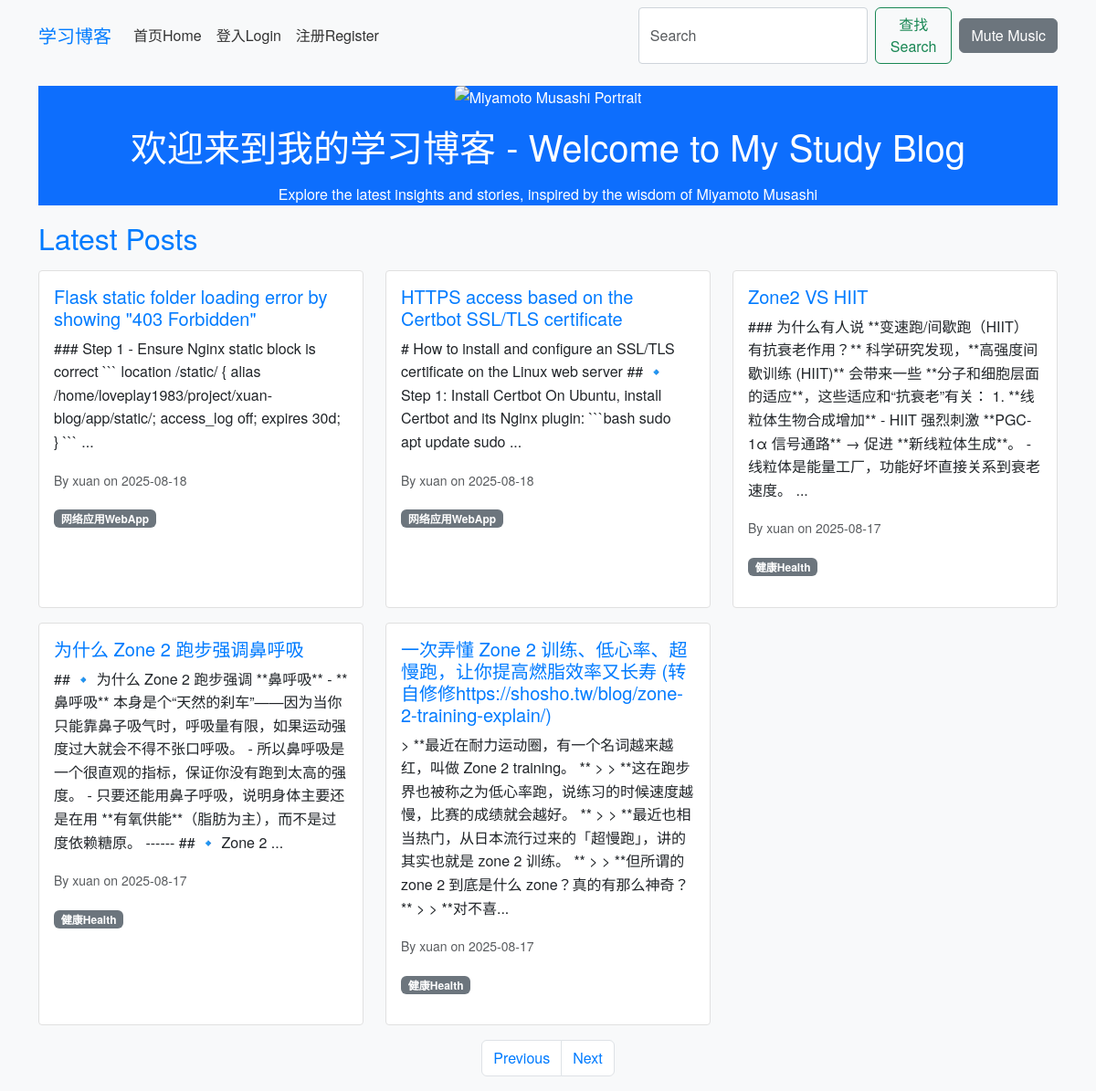
The page /index?page=2 on the database as committed earlier.
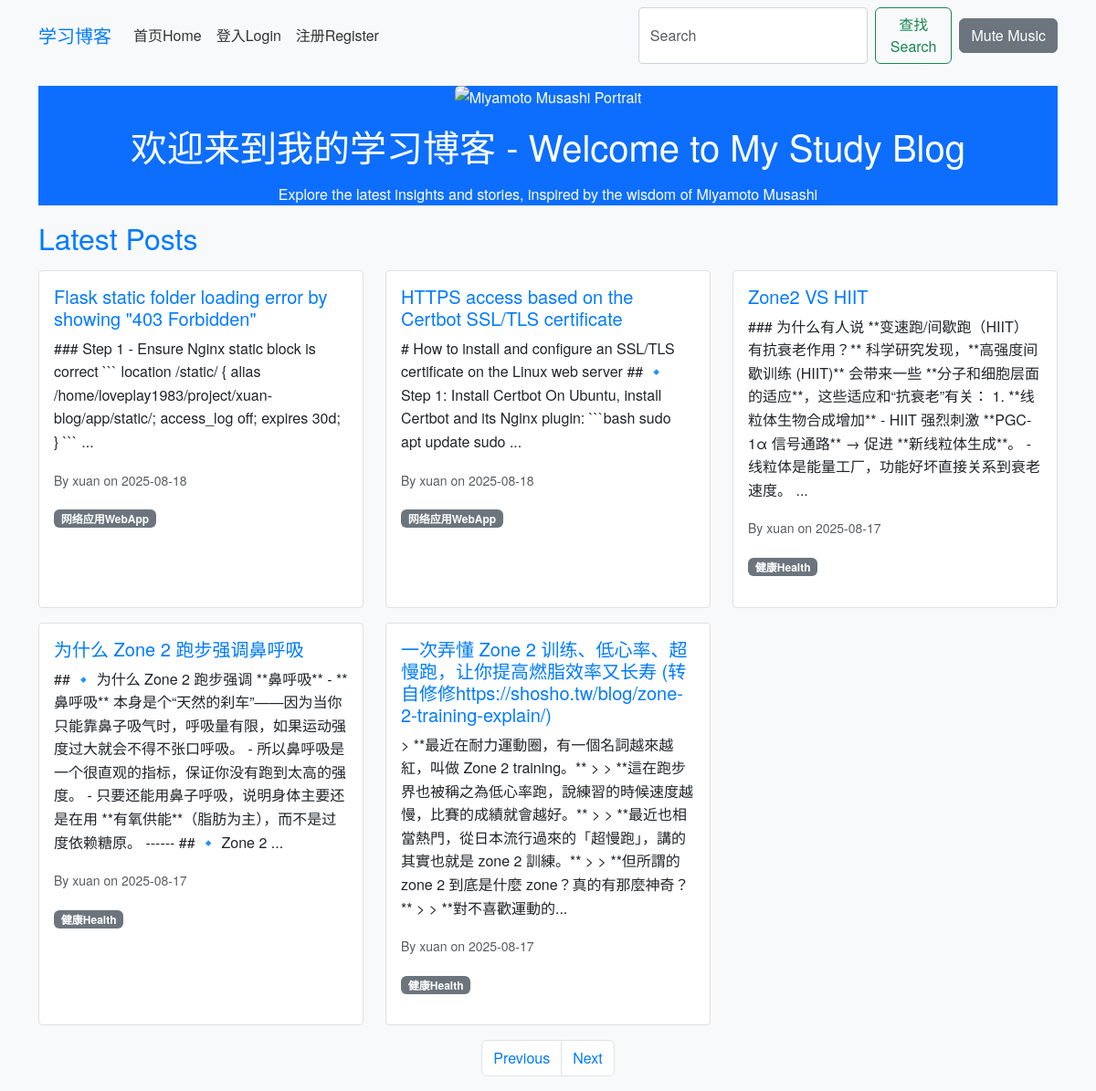
The same page on the database as committed later.
### app/models.py (models this page shows, shortened)
class Post(db.Model):
    id = db.Column(db.Integer, primary_key=True)
    title = db.Column(db.String(100), nullable=False)
    body = db.Column(db.Text, nullable=False)
    timestamp = db.Column(db.DateTime, index=True, default=datetime.utcnow)
    user_id = db.Column(db.Integer, db.ForeignKey('user.id'), nullable=False)
    category_id = db.Column(db.Integer, db.ForeignKey('category.id'))
    comments = db.relationship('Comment', backref='post', lazy='dynamic')

class User(db.Model, UserMixin):
    id = db.Column(db.Integer, primary_key=True)
    username = db.Column(db.String(64), index=True, unique=True)
    email = db.Column(db.String(120), index=True, unique=True)
    password_hash = db.Column(db.String(128))
    posts = db.relationship('Post', backref='author', lazy='dynamic')
    comments = db.relationship('Comment', backref='author', lazy='dynamic')
    about_me = db.Column(db.String(140))
    last_seen = db.Column(db.DateTime, default=datetime.utcnow)
    about_me = db.Column(db.Text)  # Changed from String(140) to Text for richer content
    avatar = db.Column(db.String(128))  # New field for avatar filename

class Category(db.Model):
    id = db.Column(db.Integer, primary_key=True)
    name = db.Column(db.String(50), unique=True)
    posts = db.relationship('Post', backref='category', lazy='dynamic')

### app/routes.py (the view)
@bp.route('/')
@bp.route('/index', methods=['GET'])
def index():
    page = request.args.get('page', 1, type=int)
    posts = Post.query.order_by(Post.timestamp.desc()).paginate(page=page, per_page=5, error_out=False)
    next_url = url_for('main.index', page=posts.next_num) if posts.has_next else None
    prev_url = url_for('main.index', page=posts.prev_num) if posts.has_prev else None
    return render_template('index.html', posts=posts.items, next_url=next_url, prev_url=prev_url)

### app/templates/index.html
{% extends 'base.html' %}
{% block content %}
<div class="jumbotron text-center bg-primary text-white" style="opacity: 1; background-color: #0d6efd !important;">
    <img src="{{ url_for('static', filename='images/miyamotto.png') }}" alt="Miyamoto Musashi Portrait" class="img-fluid rounded mb-3" style="max-height: 300px;">
    <h1 style="color: #fff !important; opacity: 1;">欢迎来到我的学习博客 - Welcome to My Study Blog</h1>
    <p style="color: #fff !important; opacity: 1;">Explore the latest insights and stories, inspired by the wisdom of Miyamoto Musashi</p>
</div>
<h2>Latest Posts</h2>
<div class="row">
    {% for post in posts %}
    <div class="col-md-4 mb-3">
        <div class="card h-100">
            <div class="card-body">
                <h5 class="card-title"><a href="{{ url_for('main.post', post_id=post.id) }}">{{ post.title }}</a></h5>
                <p class="card-text">{{ post.body[:200] }}...</p>
                <p class="card-text"><small class="text-muted">By {{ post.author.username }} on {{ post.timestamp.strftime('%Y-%m-%d') }}</small></p>
                {% if post.category %}<span class="badge bg-secondary">{{ post.category.name }}</span>{% endif %}
            </div>
        </div>
    </div>
    {% endfor %}
</div>
<nav>
    <ul class="pagination justify-content-center">
        {% if prev_url %}<li class="page-item"><a class="page-link" href="{{ prev_url }}">Previous</a></li>{% endif %}
        {% if next_url %}<li class="page-item"><a class="page-link" href="{{ next_url }}">Next</a></li>{% endif %}
    </ul>
</nav>
{% endblock %}

Rows that differ between the two databases and show on the page:
changed Post: body "> **最近在耐力运动圈，有一个名词越来越红，叫做 Zone 2 training。 ** > > **这在跑步界也被称之为低心率跑，说练习的时候速度越慢，比赛的成绩就会越好。 ** > > **最近也相当热门，从日本流行过来的「超慢跑」，讲的其实也就是 zone 2 训练。 ** > > **但所谓的 zone 2 到底是什么 zone？真的有那么神奇？ ** > > **对不喜" → "> **最近在耐力運動圈，有一個名詞越來越紅，叫做 Zone 2 training。** > > **這在跑步界也被稱之為低心率跑，說練習的時候速度越慢，比賽的成績就會越好。** > > **最近也相當熱門，從日本流行過來的「超慢跑」，講的其實也就是 zone 2 訓練。** > > **但所謂的 zone 2 到底是什麼 zone？真的有那麼神奇？** > > **對不喜歡運動的"
